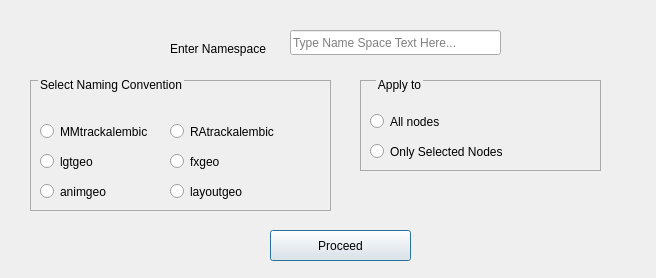
<?xml version="1.0" encoding="UTF-8"?>
<ui version="4.0">
 <class>Dialog</class>
 <widget class="QDialog" name="Dialog">
  <property name="geometry">
   <rect>
    <x>0</x>
    <y>0</y>
    <width>656</width>
    <height>278</height>
   </rect>
  </property>
  <property name="windowTitle">
   <string>FWX Name Space Manager 1.0</string>
  </property>
  <widget class="QLineEdit" name="qlineedit_input_text">
   <property name="geometry">
    <rect>
     <x>290</x>
     <y>30</y>
     <width>211</width>
     <height>25</height>
    </rect>
   </property>
   <property name="placeholderText">
    <string>Type Name Space Text Here...</string>
   </property>
  </widget>
  <widget class="QLabel" name="qlbl_nodename">
   <property name="geometry">
    <rect>
     <x>170</x>
     <y>40</y>
     <width>151</width>
     <height>17</height>
    </rect>
   </property>
   <property name="text">
    <string>Enter Namespace</string>
   </property>
  </widget>
  <widget class="QGroupBox" name="qgrpbox_apply">
   <property name="geometry">
    <rect>
     <x>360</x>
     <y>80</y>
     <width>241</width>
     <height>91</height>
    </rect>
   </property>
   <property name="styleSheet">
    <string notr="true">QGroupBox
{
border:0.5px solid darkgray;
}
QGroupBox::title
{
subcontrol-origin: margin;
left: 16px;
padding: -8 0 -3 0;
}</string>
   </property>
   <property name="title">
    <string>Apply to</string>
   </property>
   <property name="flat">
    <bool>false</bool>
   </property>
   <widget class="QRadioButton" name="qradiobtn_allnodes">
    <property name="geometry">
     <rect>
      <x>10</x>
      <y>30</y>
      <width>104</width>
      <height>23</height>
     </rect>
    </property>
    <property name="text">
     <string>All nodes</string>
    </property>
   </widget>
   <widget class="QRadioButton" name="qradiobtn_selnodes">
    <property name="geometry">
     <rect>
      <x>10</x>
      <y>60</y>
      <width>191</width>
      <height>23</height>
     </rect>
    </property>
    <property name="text">
     <string>Only Selected Nodes</string>
    </property>
   </widget>
  </widget>
  <widget class="QGroupBox" name="qgrpbox_select_naming">
   <property name="geometry">
    <rect>
     <x>30</x>
     <y>80</y>
     <width>301</width>
     <height>131</height>
    </rect>
   </property>
   <property name="styleSheet">
    <string notr="true">QGroupBox
{
border:0.5px solid darkgray;
}
QGroupBox::title
{
subcontrol-origin: margin;
left: 8px;
padding: -2 0 2 0;
}</string>
   </property>
   <property name="title">
    <string>Select Naming Convention</string>
   </property>
   <property name="flat">
    <bool>false</bool>
   </property>
   <widget class="QRadioButton" name="qradiobtn_MMtrackalembic">
    <property name="geometry">
     <rect>
      <x>10</x>
      <y>40</y>
      <width>151</width>
      <height>23</height>
     </rect>
    </property>
    <property name="text">
     <string>MMtrackalembic</string>
    </property>
   </widget>
   <widget class="QRadioButton" name="qradiobtn_fxgeo">
    <property name="geometry">
     <rect>
      <x>140</x>
      <y>70</y>
      <width>104</width>
      <height>23</height>
     </rect>
    </property>
    <property name="text">
     <string>fxgeo</string>
    </property>
   </widget>
   <widget class="QRadioButton" name="qradiobtn_lgtgeo">
    <property name="geometry">
     <rect>
      <x>10</x>
      <y>70</y>
      <width>104</width>
      <height>23</height>
     </rect>
    </property>
    <property name="text">
     <string>lgtgeo</string>
    </property>
   </widget>
   <widget class="QRadioButton" name="qradiobtn_layoutgeo">
    <property name="geometry">
     <rect>
      <x>140</x>
      <y>100</y>
      <width>104</width>
      <height>23</height>
     </rect>
    </property>
    <property name="text">
     <string>layoutgeo</string>
    </property>
   </widget>
   <widget class="QRadioButton" name="qradiobtn_animgeo">
    <property name="geometry">
     <rect>
      <x>10</x>
      <y>100</y>
      <width>104</width>
      <height>23</height>
     </rect>
    </property>
    <property name="text">
     <string>animgeo</string>
    </property>
   </widget>
   <widget class="QRadioButton" name="radioButton">
    <property name="geometry">
     <rect>
      <x>140</x>
      <y>40</y>
      <width>141</width>
      <height>23</height>
     </rect>
    </property>
    <property name="text">
     <string>RAtrackalembic</string>
    </property>
   </widget>
  </widget>
  <widget class="QPushButton" name="qbtn_proceed">
   <property name="geometry">
    <rect>
     <x>270</x>
     <y>230</y>
     <width>141</width>
     <height>31</height>
    </rect>
   </property>
   <property name="text">
    <string>Proceed</string>
   </property>
  </widget>
 </widget>
 <resources/>
 <connections/>
</ui>
